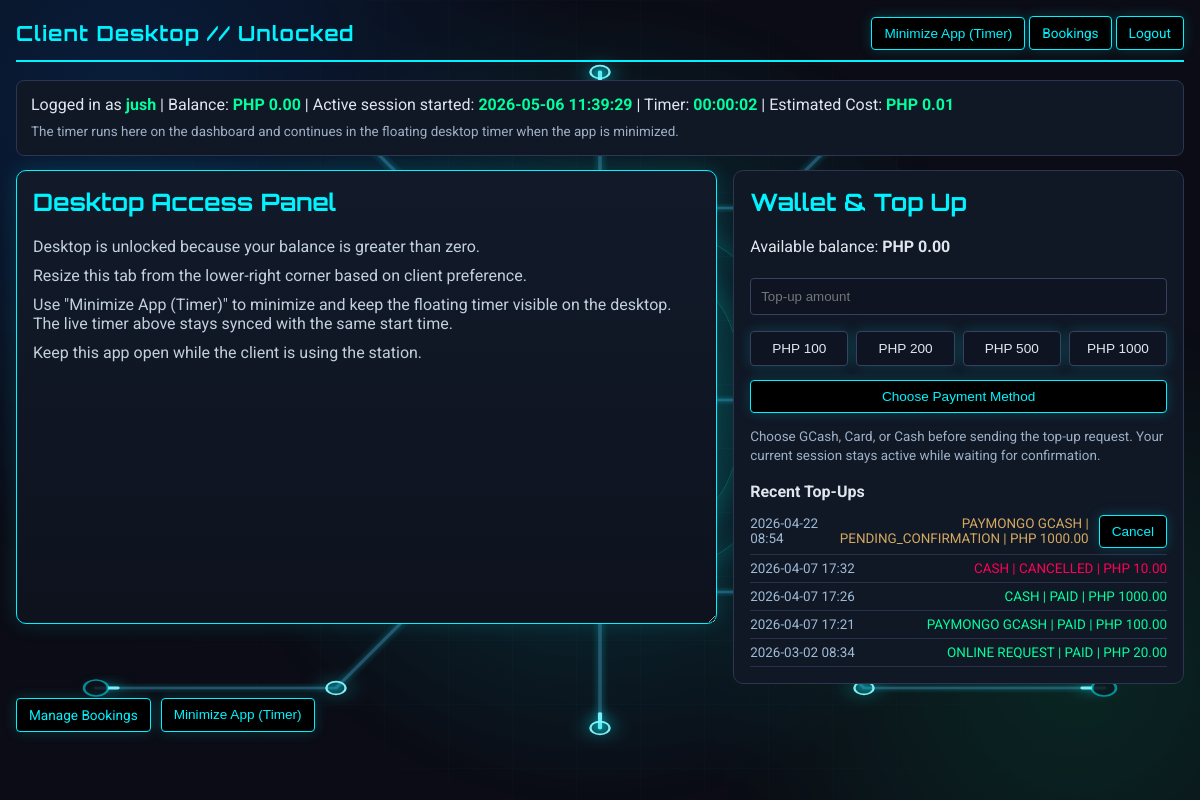
The page /client/desktop (signed in) on the database its author committed.
### app.py (models this page shows, shortened)
class User(UserMixin, db.Model):
    id = db.Column(db.Integer, primary_key=True)
    username = db.Column(db.String(80), unique=True, nullable=False)
    password_hash = db.Column(db.String(120), nullable=False)
    pondo = db.Column(db.Float, default=0.0)
    is_admin = db.Column(db.Boolean, default=False)

class Session(db.Model):
    id = db.Column(db.Integer, primary_key=True)
    user_id = db.Column(db.Integer, db.ForeignKey('user.id'))
    pc_id = db.Column(db.Integer, db.ForeignKey('pc.id'))
    start_time = db.Column(db.DateTime, default=datetime.now)
    end_time = db.Column(db.DateTime, nullable=True)
    cost = db.Column(db.Float, default=0.0)
    last_charged_at = db.Column(db.DateTime, nullable=True)

class PaymentTransaction(db.Model):
    id = db.Column(db.Integer, primary_key=True)
    user_id = db.Column(db.Integer, db.ForeignKey('user.id'), nullable=False)
    provider = db.Column(db.String(32), nullable=False, default="online_request")
    external_id = db.Column(db.String(128), unique=True, nullable=False)
    amount = db.Column(db.Float, nullable=False)
    currency = db.Column(db.String(8), nullable=False, default="php")
    status = db.Column(db.String(32), nullable=False, default="pending")
    created_at = db.Column(db.DateTime, default=datetime.now)
    credited_at = db.Column(db.DateTime, nullable=True)

### app.py (the view)
@app.route('/client/desktop')
@login_required
def client_desktop():
    if current_user.is_admin:
        return redirect(url_for('index'))
    if not user_has_positive_balance(current_user):
        flash('Insufficient balance. Please reserve first or top up.', 'error')
        return redirect(url_for('client_bookings'))
    active_session = Session.query.filter_by(user_id=current_user.id, end_time=None).order_by(Session.start_time.desc()).first()
    recent_payments = get_recent_payment_requests(current_user.id)
    return render_template(
        'client_desktop.html',
        active_session=active_session,
        recent_payments=recent_payments,
        kiosk_mode=is_kiosk_mode_enabled(),
        hourly_rate=HOURLY_RATE
    )

### app.py (called while the page is built, shortened)
@login_manager.user_loader
def load_user(user_id):
    return db.session.get(User, int(user_id))

def get_recent_payment_requests(user_id, limit=5):
    try:
        max_rows = max(1, int(limit))
    except Exception:
        max_rows = 5
    return PaymentTransaction.query.filter_by(user_id=user_id).order_by(PaymentTransaction.created_at.desc()).limit(max_rows).all()

def is_kiosk_mode_enabled():
    return str(os.getenv("PYPONDO_KIOSK_MODE", "0")).strip().lower() in {"1", "true", "yes"}

def user_has_positive_balance(user):
    try:
        return float(getattr(user, "pondo", 0.0)) > 0.0
    except Exception:
        return False

@app.before_request
def bootstrap_schema():
    if not getattr(app, "_schema_ready", False):
        db.create_all()
        ensure_pc_lan_ip_column()
        ensure_booking_date_column()
        ensure_session_last_charged_at_column()
        ensure_core_seed_data()
        app._schema_ready = True

@app.before_request
def allow_mobile_api_preflight():
    normalized_path = (request.path or "").rstrip("/")
    if request.method != "OPTIONS":
        return None

@app.after_request
def add_mobile_api_cors_headers(response):
    normalized_path = (request.path or "").rstrip("/")
    if normalized_path == "/api/server-info" or normalized_path == "/api/mobile/pairing" or normalized_path.startswith("/api/mobile/"):
        response.headers.setdefault("Access-Control-Allow-Origin", "*")
        response.headers.setdefault("Access-Control-Allow-Headers", "Content-Type, Accept, X-Requested-With")
        response.headers.setdefault("Access-Control-Allow-Methods", "GET, POST, OPTIONS")
    return response

def start_periodic_billing():
    global _billing_thread_started
    if _billing_thread_started or BILLING_DISABLED:
        return

@app.before_request
def ensure_billing_started():
    start_periodic_billing()

### templates/client_desktop.html (shortened to what this page needs)
<!DOCTYPE html>
<html lang="en">
<head>
</head>
<body>
    {% include '_animated_background.html' %}
    <div class="top">
        <h1>Client Desktop // Unlocked</h1>
        <div>
            <button type="button" class="btn" onclick="minimizeClientApp()">Minimize App (Timer)</button>
            <a class="btn" href="{{ url_for('client_bookings') }}">Bookings</a>
            <a class="btn warn" href="{{ url_for('logout') }}" onclick="clearDashboardTimerState()">Logout</a>
        </div>
    </div>
    <div class="status">
        Logged in as <strong>{{ current_user.username }}</strong> |
        Balance: <strong id="user-balance-top">PHP {{ "%.2f"|format(current_user.pondo) }}</strong>
        {% if active_session %}
            | Active session started: <strong>{{ active_session.start_time.strftime('%Y-%m-%d %H:%M:%S') }}</strong>
        {% endif %}
        | Timer: <strong id="dashboard-timer-time">00:00:00</strong>
        | Estimated Cost: <strong id="dashboard-timer-cost">PHP 0.00</strong>
        <div class="subtle" id="dashboard-timer-note" style="margin-top:8px;">
            The timer runs here on the dashboard and continues in the floating desktop timer when the app is minimized.
        </div>
    </div>
    <div class="grid">
        <div class="desktop-tab">
            <h2>Desktop Access Panel</h2>
            <p>Desktop is unlocked because your balance is greater than zero.</p>
            <p>Resize this tab from the lower-right corner based on client preference.</p>
            <p>Use "Minimize App (Timer)" to minimize and keep the floating timer visible on the desktop. The live timer above stays synced with the same start time.</p>
            <p>Keep this app open while the client is using the station.</p>
        </div>
        <div class="card">
            <h2 style="margin-top:0; font-family: 'Orbitron', sans-serif; color: var(--line);">Wallet &amp; Top Up</h2>
            <p>
                Available balance:
                <strong id="user-balance-bottom">PHP {{ "%.2f"|format(current_user.pondo) }}</strong>
            </p>
            <form action="{{ url_for('topup_online') }}" method="POST">
                <input id="topupAmount" type="number" name="amount" min="1" max="10000" step="0.01" placeholder="Top-up amount" required style="width:100%; box-sizing:border-box; margin: 6px 0; padding: 10px; border-radius: 4px; border: 1px solid #37415f; background: #0e1422; color: #fff;">
                <div class="quick-amounts">
                    <button type="button" onclick="setTopup(100)">PHP 100</button>
                    <button type="button" onclick="setTopup(200)">PHP 200</button>
                    <button type="button" onclick="setTopup(500)">PHP 500</button>
                    <button type="button" onclick="setTopup(1000)">PHP 1000</button>
                </div>
                <button type="submit" class="btn" style="width:100%; margin-top:10px;">Choose Payment Method</button>
            </form>
            <p class="subtle">Choose GCash, Card, or Cash before sending the top-up request. Your current session stays active while waiting for confirmation.</p>
            <div style="margin-top: 16px;">
                <h2 style="margin-bottom: 8px; font-size: 1rem;">Recent Top-Ups</h2>
                {% if recent_payments %}
                    {% for tx in recent_payments %}
                        <div class="history-row">
                            <div class="history-main">
                                <span style="color:#9fbad6;">{{ tx.created_at.strftime('%Y-%m-%d %H:%M') }}</span>
                                <span style="color: {{ 'var(--ok)' if tx.status == 'paid' else ('var(--warn)' if tx.status == 'cancelled' else '#d3a961') }};">
                                    {{ tx.provider.replace('_', ' ')|upper }} | {{ tx.status|upper }} | PHP {{ "%.2f"|format(tx.amount) }}
                                </span>
                            </div>
                            {% if tx.status in ['pending', 'pending_confirmation', 'awaiting_cash'] %}
                            <div class="history-action">
                                <form action="{{ url_for('client_cancel_payment', payment_id=tx.id) }}" method="POST">
                                    <button type="submit" class="btn history-cancel">Cancel</button>
                                </form>
                            </div>
                            {% endif %}
                        </div>
                    {% endfor %}
                {% else %}
                    <div class="subtle">No top-up transactions yet.</div>
                {% endif %}
            </div>
        </div>
    </div>
    <div class="actions">
        <a class="btn" href="{{ url_for('client_bookings') }}">Manage Bookings</a>
        <button type="button" class="btn" onclick="minimizeClientApp()">Minimize App (Timer)</button>
    </div>
</body>
</html>

### templates/_animated_background.html (shortened to what this page needs)
<div class="cyber-bg" aria-hidden="true">
    <div class="cyber-grid"></div>
    <div class="cyber-core">
        <div class="cyber-core-ring"></div>
        <div class="cyber-core-shell"></div>
        <img class="cyber-core-icon" src="/app-icon.png" alt="">
        <div class="cyber-sparks">
            <span></span>
            <span></span>
            <span></span>
            <span></span>
        </div>
    </div>
</div>

### templates/client_desktop.html (style rules this page uses)
:root { --bg: #0b0c15; --card: #151922; --line: #00f3ff; --ok: #00ff9d; --warn: #ff0055; --text: #e0e6ed; }
body { margin: 0; background: var(--bg); color: var(--text); font-family: 'Roboto', sans-serif; padding: 16px; }
.top { display: flex; justify-content: space-between; align-items: center; border-bottom: 2px solid var(--line); padding-bottom: 10px; margin-bottom: 18px; }
.top h1 { margin: 0; font-family: 'Orbitron', sans-serif; font-size: 1.3rem; color: var(--line); letter-spacing: 1px; }
.btn, .quick-amounts button, .btn.history-cancel { display: inline-block; text-decoration: none; border: 1px solid var(--line); color: var(--line); background: #000; padding: 8px 12px; border-radius: 4px; font-size: 0.85rem; box-shadow: 0 0 14px rgba(0, 243, 255, 0.18); transition: background 0.18s ease, color 0.18s ease, box-shadow 0.18s ease, border-color 0.18s ease; cursor: pointer; }
.warn { border-color: var(--line); color: var(--line); }
.history-cancel { border-color: var(--line); color: var(--line); }
.status { margin-bottom: 14px; padding: 14px; border: 1px solid #2d3650; border-radius: 8px; background: #101725; }
.status strong { color: var(--ok); }
.grid { display: grid; grid-template-columns: minmax(320px, 1.4fr) minmax(280px, 0.9fr); gap: 16px; align-items: start; }
.card { border: 1px solid #2d3650; border-radius: 10px; background: #101725; padding: 16px; }
.desktop-tab { width: auto; height: 420px; min-height: 240px; resize: both; overflow: auto; border: 1px solid var(--line); border-radius: 10px; background: linear-gradient(180deg, #121a2a, #0d121d); box-shadow: 0 0 20px rgba(0, 243, 255, 0.15); padding: 16px; }
.desktop-tab h2 { margin-top: 0; font-family: 'Orbitron', sans-serif; color: var(--line); }
.desktop-tab p { margin: 0 0 10px; color: #c2d0de; }
.actions { margin-top: 14px; display: flex; gap: 10px; flex-wrap: wrap; }
.quick-amounts { display: flex; gap: 8px; flex-wrap: wrap; margin: 10px 0 4px; }
.quick-amounts button { flex: 1 1 90px; border: 1px solid #37415f; background: #0e1422; color: var(--text); padding: 9px 10px; border-radius: 4px; cursor: pointer; }
.subtle { color: #9db0c6; font-size: 0.84rem; line-height: 1.45; }
.history-row { display: flex; justify-content: space-between; align-items: center; gap: 10px; padding: 6px 0; border-bottom: 1px solid #29324a; font-size: 0.84rem; }
.history-main { display: flex; justify-content: space-between; align-items: center; gap: 10px; flex: 1; min-width: 0; }
.history-main span:last-child { text-align: right; }
.history-action form { margin: 0; }
.history-cancel { border-color: var(--warn); color: var(--warn); padding: 5px 8px; font-size: 0.72rem; }

### rows shown on the page
User: username "jush"
PaymentTransaction: created_at "2026-04-22 08:54", provider.replace "PAYMONGO GCASH", status "PENDING_CONFIRMATION", amount "1000.00"
PaymentTransaction: created_at "2026-04-07 17:32", provider.replace "CASH", status "CANCELLED", amount "10.00"
PaymentTransaction: created_at "2026-04-07 17:26", provider.replace "CASH", status "PAID", amount "1000.00"
PaymentTransaction: created_at "2026-04-07 17:21", provider.replace "PAYMONGO GCASH", status "PAID", amount "100.00"
PaymentTransaction: created_at "2026-03-02 08:34", provider.replace "ONLINE REQUEST", status "PAID", amount "20.00"

### other values the page prints
{{ active_session.start_time.strftime('%Y-%m-%d %H:%M:%S') }} "2026-05-06 11:39:29"
